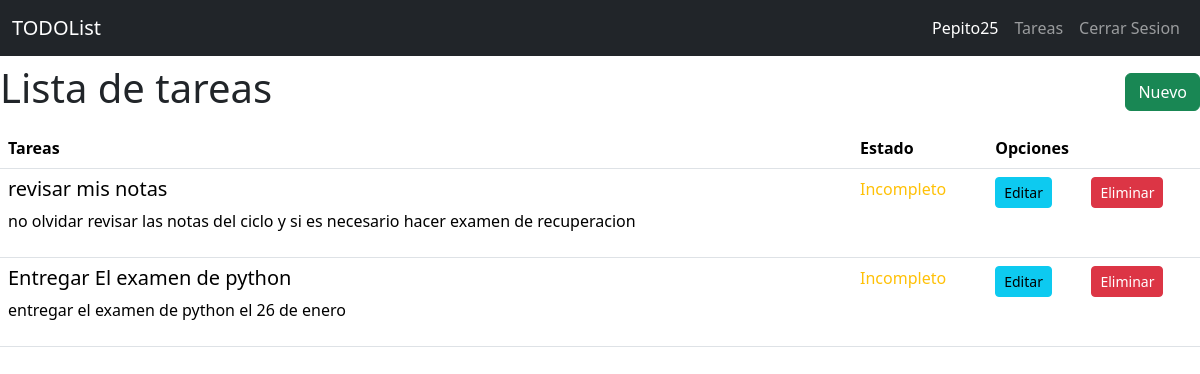
The app's page /todo/list (signed in) with its own data.
### todor/models.py (models this page shows, shortened)
class User(db.Model):
    id = db.Column(db.Integer, primary_key = True)
    username = db.Column(db.String(20), unique = True, nullable = False)
    password = db.Column(db.Text, nullable = False)

class Todo(db.Model):
    id = db.Column(db.Integer, primary_key = True)
    created_by = db.Column(db.Integer, db.ForeignKey('user.id'), nullable = True)
    title = db.Column(db.String(100), nullable = False)
    desc = db.Column(db.Text)
    state = db.Column(db.Boolean, default = False)

### todor/todo.py (the view)
@bp.route('/list')
@login_required
def index():
    todos = Todo.query.all()
    return render_template("todo/index.html", todos = todos)

### todor/auth.py (called while the page is built)
@bp.before_app_request
def load_loggged_in_user():
    user_id = session.get('user_id')
    if user_id is None:
        g.user = None
    else:
        g.user = User.query.get_or_404(user_id)

def login_required(view):
    @functools.wraps(view)
    def wrapped_view(**kwargs):
        if g.user is None:
            return redirect(url_for('auth.login'))
        return view(**kwargs)
    return wrapped_view

### todor/templates/todo/index.html
{% extends 'base.html' %}
{% block content %}
<section class="container-fuid">
    <nav class="navbar">
        <h1>{% block title %}Lista de tareas{% endblock %}</h1>
        <a href="{{ url_for('todo.create')}}" class="btn btn-success">Nuevo</a>
    </nav>
    <table class="table">
        <thead>
            <tr>
                <th class="col">Tareas</th>
                <th class="col">Estado</th>
                <th class="col" colspan="2">Opciones</th>
            </tr>
        </thead>
        <tbody>
            {% for todo in todos | reverse %}
            {% if g.user.id == todo.created_by %}
            <tr>
                <td>
                    <h5>{{todo.title}}</h5>
                    <p>{{todo.desc}}</p>
                </td>
                <td>
                    {% if todo.state == false %}
                    <span class="text-warning">Incompleto</span>
                    {% else %}
                    <span class="text-success">Completado</span>
                    {% endif %}
                </td>
                <td>
                    <a href="{{url_for('todo.update',id = todo.id)}}" class="btn btn-info btn-sm">Editar</a>
                </td>
                <td>
                    <a href="{{url_for('todo.delete',id = todo.id)}}" class="btn btn-danger btn-sm">Eliminar</a>
                </td>
            </tr>
            {% endif%}
            {% endfor %}
        </tbody>
    </table>
</section>
{% endblock %}

### todor/templates/base.html (shortened to what this page needs)
<!DOCTYPE html>
<html lang="en">
<head>
    <link rel="stylesheet" href="https://cdn.jsdelivr.net/npm/bootstrap@5.3.3/dist/css/bootstrap.min.css">
</head>
<body>
    <nav class="navbar navbar-expand-sm navbar-dark bg-dark" data-bs-theme="dark">
        <div class="container-fluid">
          <a class="navbar-brand" href="{{ url_for('index') }}">TODOList</a>
          <div class="collapse navbar-collapse justify-content-end" id="navbarNav">
            <ul class="navbar-nav">
              {% if g.user %}
	              <li class="nav-item">
	              <span class="nav-link active">{{ g.user.username}}</span>
	            </li>
	            <li class="nav-item">
	            <a class="nav-link" href="{{url_for('todo.index')}}">Tareas</a>
	            </li>
              <li class="nav-item">
                <a class="nav-link" href="{{url_for('auth.logout')}}">Cerrar Sesion</a>
              </li>
            {% endif %}
            </ul>
          </div>
        </div>
    </nav>
    {% block content %}
    {% endblock %}
</body>
</html>

### records on screen
User: user.username "Pepito25"
Todo: title "revisar mis notas", desc "no olvidar revisar las notas del ciclo y si es necesario hacer examen de recuperacion", state "Incompleto"
Todo: title "Entregar El examen de python", desc "entregar el examen de python el 26 de enero", state "Incompleto"
